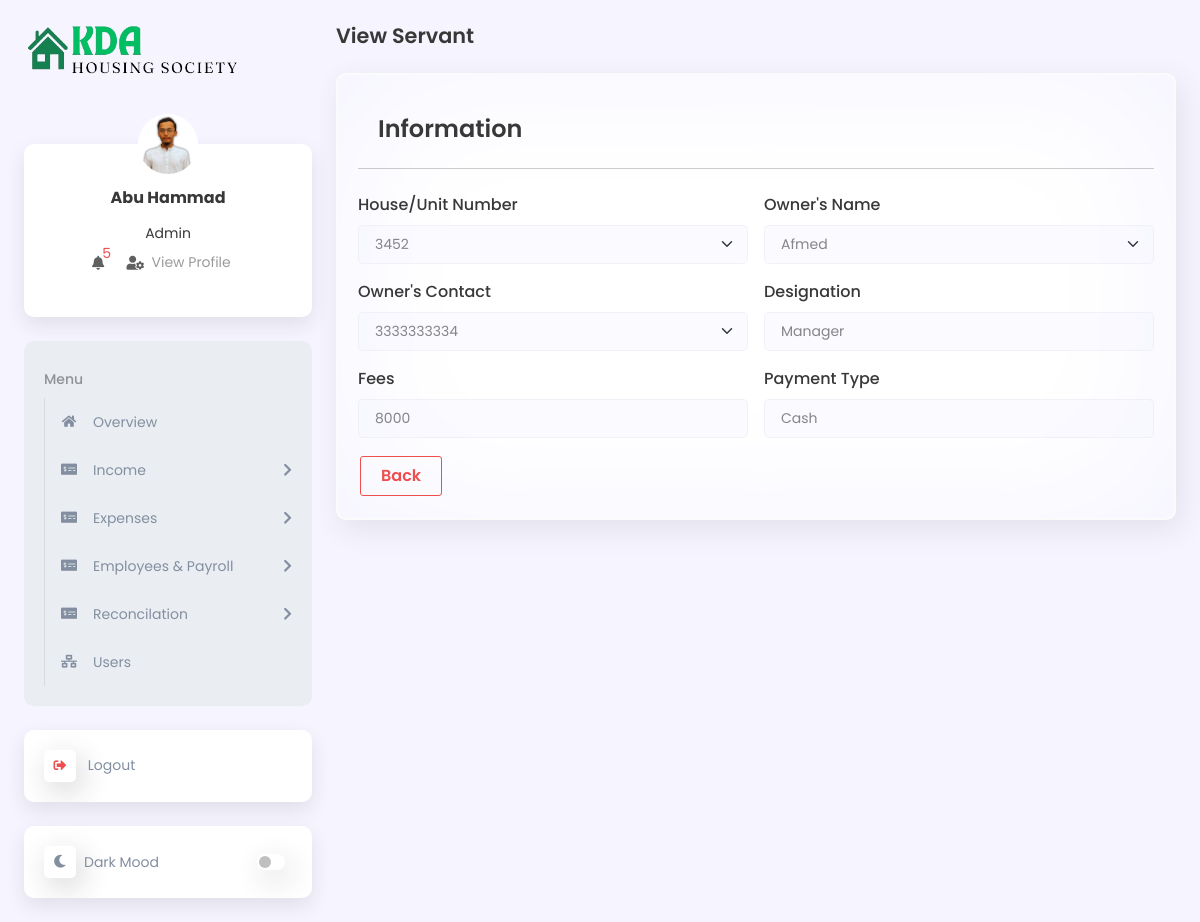
Screenshot of /servantView.php?servant_view_id=1 (signed in) with the database file from the repository.
### tables this page shows
CREATE TABLE `users_detail` (
  `users_detail_id` int(11) NOT NULL,
  `full_name` varchar(100) DEFAULT NULL,
  `Phone` varchar(50) DEFAULT NULL,
  `address` varchar(100) DEFAULT NULL,
  `gender` varchar(50) DEFAULT NULL,
  `date_of_birth` varchar(100) DEFAULT NULL,
  `image` varchar(255) DEFAULT NULL,
  `login_time` datetime DEFAULT NULL,
  `logout_time` datetime DEFAULT NULL,
  `created_by` varchar(100) DEFAULT NULL,
  `created_date` varchar(100) DEFAULT NULL,
  `updated_by` varchar(100) DEFAULT NULL,
  `updated_date` varchar(100) DEFAULT NULL
);

CREATE TABLE `role` (
  `role_id` int(11) NOT NULL,
  `name` varchar(50) DEFAULT NULL,
  `status` varchar(50) DEFAULT NULL
);

CREATE TABLE `servants` (
  `servant_id` int(11) NOT NULL,
  `house_id` int(11) DEFAULT NULL,
  `servantDesignation` varchar(255) DEFAULT NULL,
  `servantFees` varchar(255) DEFAULT NULL,
  `payment_type` enum('Cash','Bank') DEFAULT NULL,
  `added_by` varchar(100) DEFAULT NULL,
  `added_on` varchar(100) DEFAULT NULL,
  `updated_by` varchar(100) DEFAULT NULL,
  `updated_on` varchar(100) DEFAULT NULL
);

CREATE TABLE `houses` (
  `house_id` int(11) NOT NULL,
  `house_number` varchar(255) DEFAULT NULL,
  `house_or_shop` varchar(255) DEFAULT NULL,
  `owner_name` varchar(255) DEFAULT NULL,
  `owner_contact` varchar(255) DEFAULT NULL,
  `owner_cnic` varchar(255) DEFAULT NULL,
  `occupancy_status` varchar(255) DEFAULT NULL,
  `property_size` varchar(255) DEFAULT NULL,
  `floor` varchar(255) DEFAULT NULL,
  `property_type` varchar(255) DEFAULT NULL,
  `maintenance_charges` varchar(255) DEFAULT NULL,
  `added_on` varchar(255) DEFAULT NULL,
  `added_by` varchar(255) DEFAULT NULL,
  `updated_on` varchar(255) DEFAULT NULL,
  `updated_by` varchar(255) DEFAULT NULL
);

### servantView.php (the view, shortened to what this page needs)
<?php
include_once("includes/config.php");
?>
<!DOCTYPE html>
<html lang="en">
<head>
    <link rel="stylesheet" href="lib/bootstrap_5/bootstrap.min.css">
    <link rel="stylesheet" href="lib/fontawesome/css/all.min.css">
    <link rel="stylesheet" href="assets/css/global.css">
    <link rel="stylesheet" href="assets/css/style.css">
    <link rel="stylesheet" href="assets/css/responsive.css">
</head>
<body class="d2c_theme_light">
    <div class="d2c_wrapper">
        <?php
        include("includes/sidebar.php");
        ?>
        <div class="d2c_main p-4 ps-lg-3">
            <h4 class="mb-4 text-capitalize">View Servant</h4>
            <?php
            if (isset($_GET['servant_view_id'])) {
                $servant_view_id = mysqli_real_escape_string($conn, $_GET['servant_view_id']);
                $query = "SELECT servants.*, houses.house_id, houses.house_number, houses.owner_name, houses.owner_contact
                FROM servants
                INNER JOIN houses ON servants.house_id = houses.house_id
                    WHERE servants.servant_id = '$servant_view_id'";
                $result = mysqli_query($conn, $query);
                if (mysqli_num_rows($result) > 0) {
                    while ($row = mysqli_fetch_assoc($result)) {
            ?>
                        <form action="" method="post" id="add_servant_form" enctype="multipart/form-data">
                            <div class="card h-auto">
                                <div class="card-body">
                                    <h3 class="card-header">Information</h3>
                                    <hr class="my-4">
                                    <div class="row g-3">
                                        <div class="col-md-6">
                                            <label class="form-label">House/Unit Number</label>
                                            <select name="house_id" id="house_id" class="form-select form-control house-id" required>
                                                <option value="<?= $row['house_id'] ?>"><?= $row['house_number'] ?></option>
                                            </select>
                                        </div>
                                        <div class="col-md-6">
                                            <label class="form-label">Owner's Name</label>
                                            <select id="owner_name" class="form-select form-control">
                                                <option value="<?= $row['owner_name'] ?>"><?= $row['owner_name'] ?></option>
                                            </select>
                                        </div>
                                        <div class="col-md-6">
                                            <label class="form-label">Owner's Contact</label>
                                            <select id="owner_contact" class="form-select form-control">
                                                <option value="<?= $row['owner_contact'] ?>"><?= $row['owner_contact'] ?></option>
                                            </select>
                                        </div>
                                        <div class="col-md-6 ">
                                            <label class="form-label">Designation</label>
                                            <input type="text" readonly id="designation" name="designation" class="form-control" placeholder="Enter Designation" value="<?= $row['servantDesignation'] ?>" required>
                                        </div>
                                        <div class="col-md-6 ">
                                            <label class="form-label">Fees</label>
                                            <input type="text" readonly id="servant_fees" name="servant_fees" class="form-control" placeholder="999" value="<?= $row['servantFees'] ?>" required>
                                        </div>
                                        <div class="col-md-6 ">
                                            <label class="form-label">Payment Type</label>
                                            <input type="text" readonly id="pymentType" name="pymentType" class="form-control"  value="<?= $row['payment_type'] ?>" required>
                                        </div>
                                        <div class="col-md-12">
                                            <a href="servants" class="btn btn-outline-danger">Back</a>
                                        </div>
                                    </div>
                                </div>
                            </div>
                        </form>
            <?php
                    }
                } else {
                    header('location: 404');
                    exit();
                }
            }
            ?>
        </div>
    </div>
</body>
</html>

### includes/sidebar.php (shortened to what this page needs)
<?php
$page = substr($_SERVER['SCRIPT_NAME'], strrpos($_SERVER['SCRIPT_NAME'], "/") + 1);
$select = mysqli_query($conn, "SELECT users_detail.image, users_detail.full_name, role.name as role FROM `users`
LEFT JOIN users_detail ON users_detail.users_detail_id = users.users_detail_id
LEFT JOIN role ON role.role_id = users.role_id
WHERE users.user_id = '{$_SESSION['UID']}'");
$row = mysqli_fetch_assoc($select);
if ($row['image'] == '') {
    $row['image'] = "./assets/images/user-default.png";
} else {
    $row['image'] = "./media/images/" . $row['image'];
}
?>
<div class="d2c_sidebar offcanvas-lg offcanvas-start p-4 pe-lg-2" tabindex="-1" id="d2c_sidebar">
    <div class="d-flex flex-column">
        <a href="index" class="mb-5 brand-icon">
            <img class="navbar-brand" src="./assets/images/logo/KDA.png" alt="logo">
        </a>
        <div class="card d2c_profile_card text-center mb-4">
            <a href="profile">
                <img class="rounded-circle d2c_profile_image position-absolute top-0 start-50 translate-middle mb-2"
                    src="<?= $row['image']; ?>" alt="d2c Profile Image">
            </a>
            <div class="card-body mt-4">
                <h6 class="fw-bold mb-3"><?= $row['full_name']; ?></h6>
                <span class="d2c_role"><?= $row['role']; ?></span>
                <ul class="list-inline">
                    <li class="list-inline-item position-relative me-3">
                        <a class="nav-link p-0" href="#" role="button" data-bs-toggle="dropdown" aria-expanded="false">
                            <i class="fas fa-bell fa-fw"></i>
                            <span class="position-absolute top-0 start-100 translate-middle rounded-circle text-danger">
                                <?php
                                $msg_count_query = mysqli_query($conn, "SELECT COUNT(*) as total_messages FROM maintenance_payments WHERE status = 'unpaid'");
                                $msg_count_row = mysqli_fetch_assoc($msg_count_query);
                                $total_messages = $msg_count_row['total_messages'];
                                echo $total_messages;
                                ?>
                            </span>
                        </a>
                    </li>
                    <li class="list-inline-item position-relative me-3">
                        <a class="dropdown-item d-flex align-items-center py-2" href="profile">
                            <i class="fas fa-user-cog"></i>
                            <p class="mb-0">&nbsp View Profile</p>
                        </a>
                    </li>
                </ul>
            </div>
        </div>
        <div class="card d2c_menu_card mb-4">
            <div class="card-body">
                <ul class="navbar-nav flex-grow-1">
                    <li class="nav-item">
                        <a class="nav-link" href="javascript:void(0)">
                            <span>Menu</span>
                        </a>
                        <ul class="sub-menu collapse show">
                            <li class="nav-item <?php if ($page == 'index.php')
                                echo ('active'); ?>">
                                <a class="sub-menu-link" href="index">
                                    <span class="d2c_icon">
                                        <i class="fas fa-home"></i>
                                    </span>
                                    <span>
                                        Overview
                                    </span>
                                </a>
                            </li>
                            <li class="nav-item <?php if ($page == 'houses.php' || $page == 'addHouse.php' || $page == 'houseView.php' || $page == 'houseEdit.php')
                                echo ('open active') ?>">
                                    <a class="sub-menu-link" data-bs-toggle="collapse" data-bs-target="#income"
                                        aria-expanded="false" href="#">
                                        <span class="d2c_icon">
                                            <i class="fas fa-money-check-alt"></i>
                                        </span>
                                        <span>Income</span>
                                        <span class="fas fa-chevron-right ms-auto text-end"></span>
                                    </a>
                            </li>
                            <li class="nav-item">
                                <a class="sub-menu-link" data-bs-toggle="collapse" data-bs-target="#expenses"
                                    aria-expanded="false" href="javascript:void(0)">
                                    <span class="d2c_icon">
                                        <i class="fas fa-money-check-alt"></i>
                                    </span>
                                    <span>Expenses</span>
                                    <span class="fas fa-chevron-right ms-auto text-end"></span>
                                </a>
                            </li>
                            <li class="nav-item">
                                <a class="sub-menu-link" data-bs-toggle="collapse"
                                    data-bs-target="#employeeManagementSystem" aria-expanded="false" href="#">
                                    <span class="d2c_icon">
                                        <i class="fas fa-money-check-alt"></i>
                                    </span>
                                    <span>Employees & Payroll</span>
                                    <span class="fas fa-chevron-right ms-auto text-end"></span>
                                </a>
                            </li>
                            <li class="nav-item">
                                <a class="sub-menu-link" data-bs-toggle="collapse" data-bs-target="#reconcilation"
                                    aria-expanded="false" href="#">
                                    <span class="d2c_icon">
                                        <i class="fas fa-money-check-alt"></i>
                                    </span>
                                    <span>Reconcilation</span>
                                    <span class="fas fa-chevron-right ms-auto text-end"></span>
                                </a>
                            </li>
                            <li class="nav-item <?php if ($page == "userDetails.php" || $page == "addUser.php")
                                echo "active"; ?>">
                                <a class="sub-menu-link" href="userDetails">
                                    <span class="d2c_icon">
                                        <i class="fas fa-network-wired"></i>
                                    </span>
                                    <span>Users</span>
                                </a>
                            </li>
                        </ul>
                    </li>
                </ul>
            </div>
        </div>
        <div class="card d2c_single_menu mb-4">
            <div class="card-body p-0">
                <ul class="navbar-nav">
                    <li class="nav-item">
                        <a class="nav-link" href="logout">
                            <span class="d2c_icon text-danger">
                                <i class="fas fa-sign-out-alt"></i>
                            </span>
                            <span>
                                Logout
                            </span>
                        </a>
                    </li>
                </ul>
            </div>
        </div>
        <div class="card d2c_switch_card">
            <div class="card-body p-0">
                <ul class="navbar-nav">
                    <li class="nav-item d-flex align-items-center">
                        <span class="d2c_icon">
                            <i class="fas fa-moon"></i>
                        </span>
                        <span>Dark Mood</span>
                        <span class="form-switch d-flex ms-auto">
                            <input class="form-check-input" id="d2c_theme_changer" type="checkbox" role="switch">
                        </span>
                    </li>
                </ul>
            </div>
        </div>
    </div>
</div>

### assets/css/style.css (style rules this page uses)
h1,h2,h3,h4,h5,h6 { color: var(--bs-secondary); font-weight: 600; }
p { color: #38383880; }
a { color: var(--bs-secondary); text-decoration: none; }
.form-control { background-color: rgba(246, 245, 255, 0.5); border: 0.063rem solid rgba(229, 227, 242, 0.5); border-radius: 0.313rem; padding: 0.5rem 1rem; color: rgba(56, 56, 56, 0.6); font-size: 0.875rem; font-weight: 400; }
.form-control::placeholder { color: rgba(56, 56, 56, 0.6); }
.form-label { font-weight: 500; font-size: 1rem; }

### assets/css/responsive.css (style rules this page uses)
@media only screen and (min-width: 1200px) and (max-width: 1399px) { :root { --bs-body-font-size: 0.875rem; } }
@media only screen and (min-width: 1200px) and (max-width: 1399px) { h3, .h3 { font-size: 1.5rem; } }
@media only screen and (min-width: 1200px) and (max-width: 1399px) { h4, .h4 { font-size: 1.3rem; } }
@media only screen and (min-width: 1200px) and (max-width: 1399px) { p { font-size: 0.875rem; } }

### rows the page displays
users_detail: full_name "Abu Hammad", role.name "Admin"
servants: house_id "3452", house.owner_name "Afmed", house.owner_contact "3333333334", designation "Manager", servant_fees "8000", pymentType "Cash"

### other values shown
$total_messages "5"
